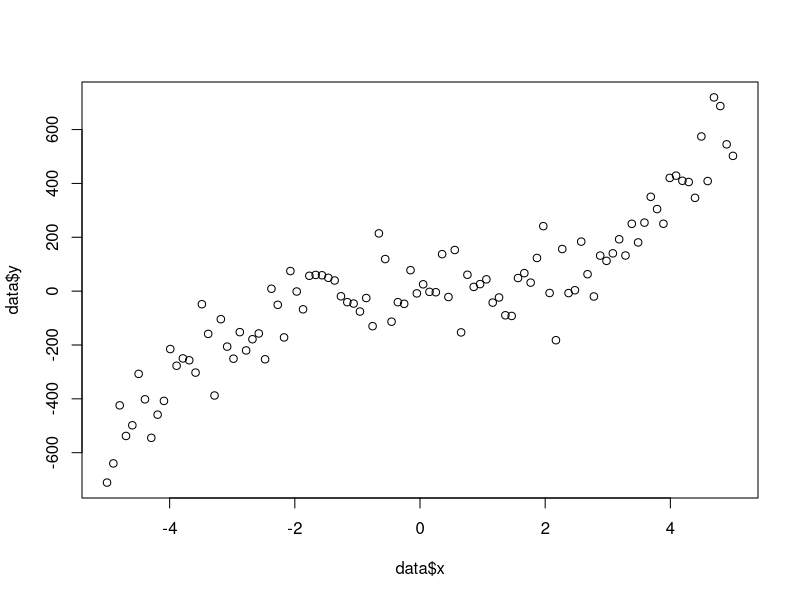
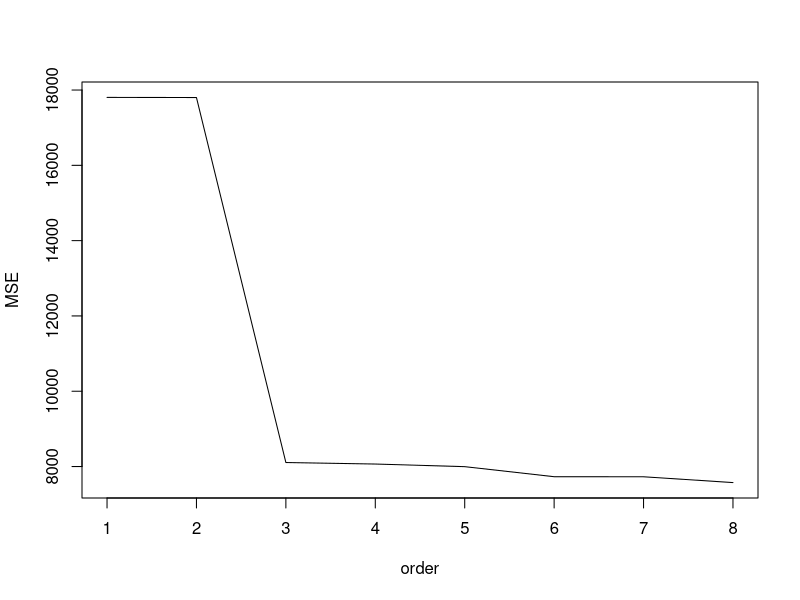
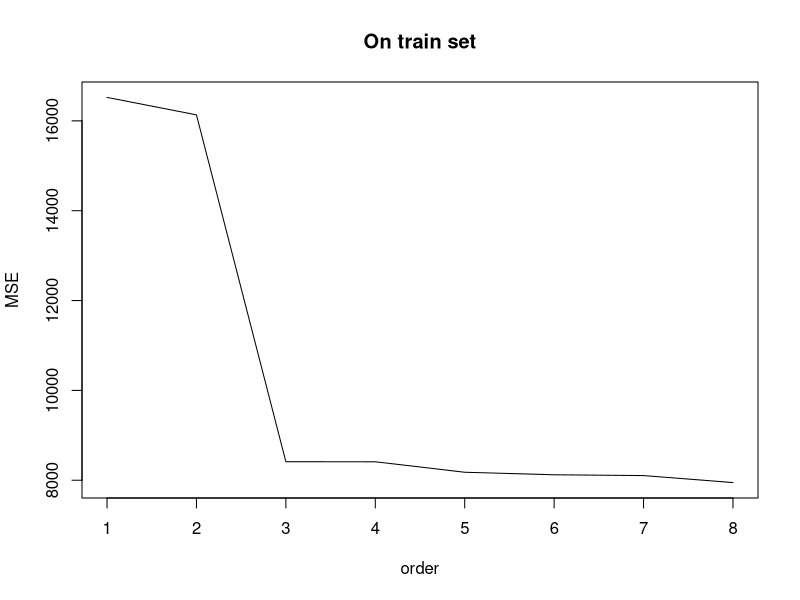
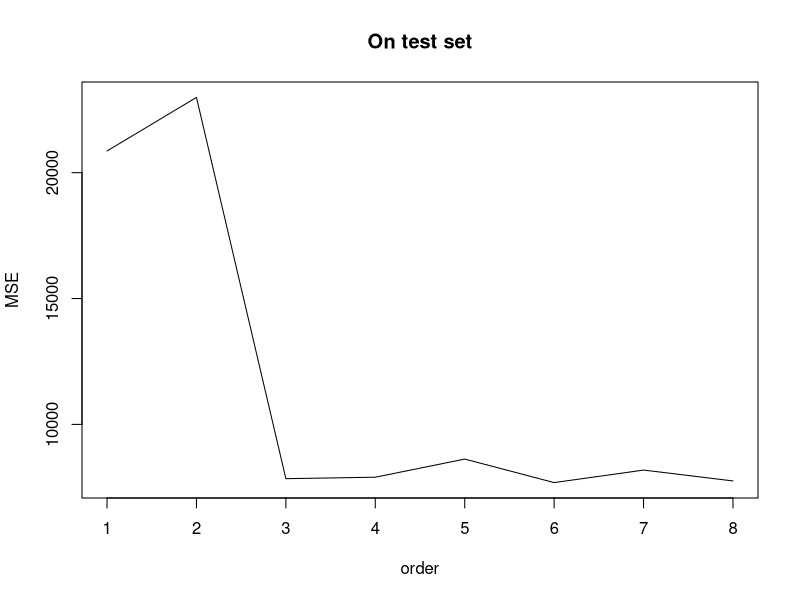
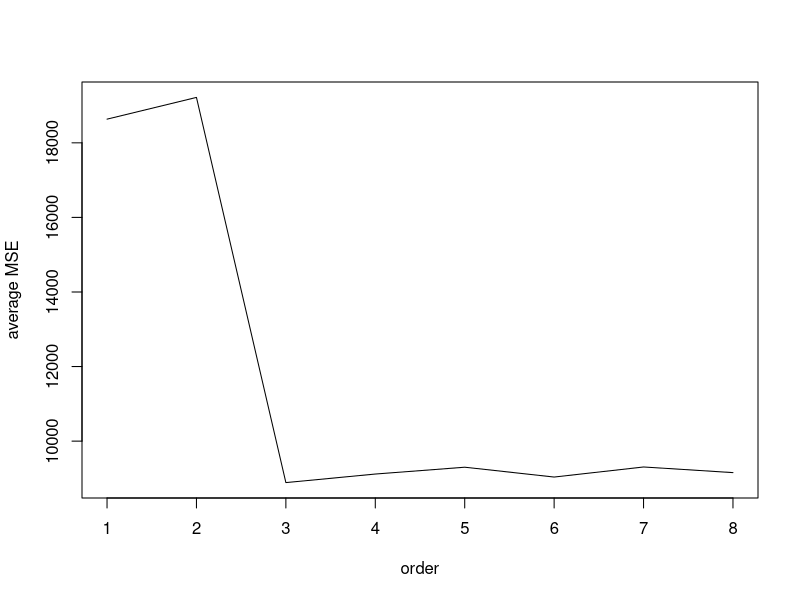
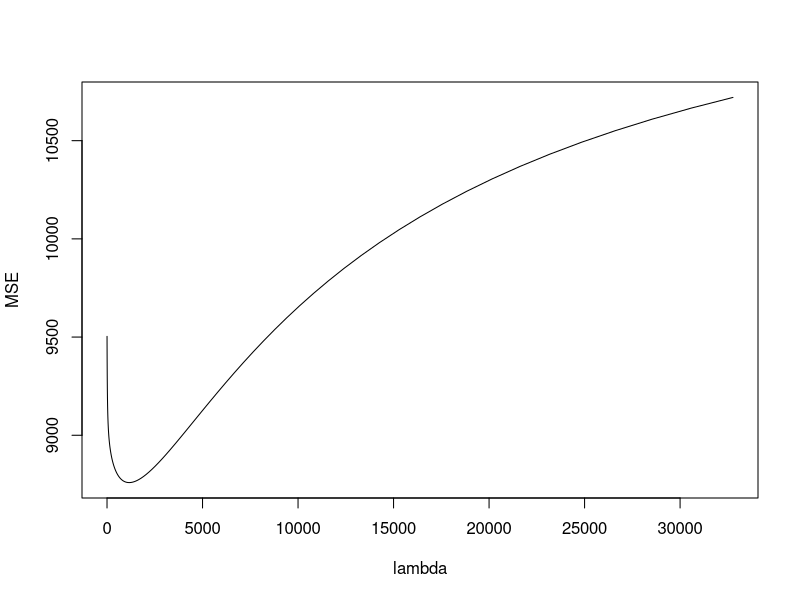
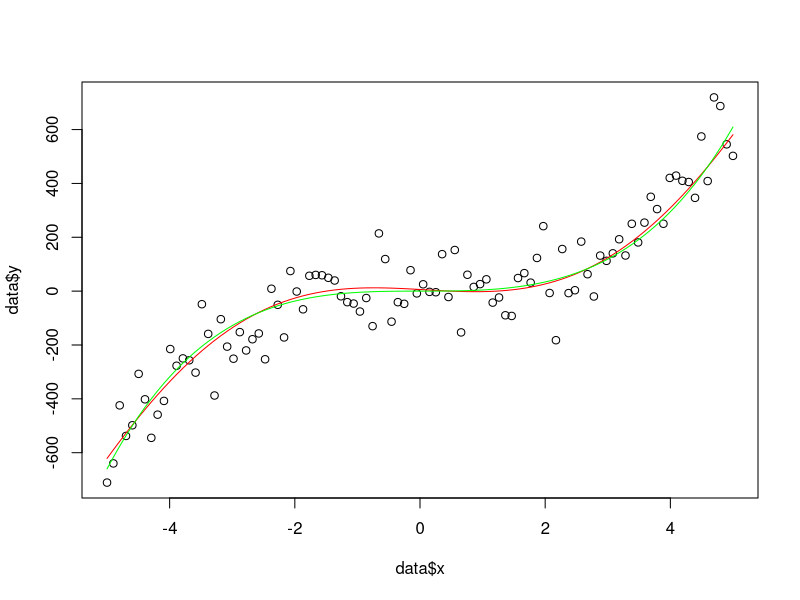

The R script that drew these images, in order:
## ---- chunk 1
knitr::opts_chunk$set(echo = TRUE)
## ---- chunk 2
Generate_Data <- function() {

# Standard deviation of the noise to be added
Noise_std <- 100
 
# Set up the input variable, 100 points between -5 and 5
x <- seq(-5, 5, by=10/(100-1))
 
# Calculate the true function and add some noise
y <- 5*x^3 - x^2 + x + Noise_std*rnorm(length(x), 0, 1)

# Concatenate x and y into a single matrix and return
dim(x) <- c(length(x), 1)
dim(y) <- c(length(y), 1)
Data <- data.frame(x=x,y=y)

return(Data)
}
set.seed(123)
data<-Generate_Data()
plot(data$x,data$y)
## ---- chunk 3
MSE <- function(x, y, PolyOrder) {

# x and y are vectors containing the inputs and targets respectively
# PolyOrder is the order of polynomial model used for fitting
 
NumOfDataPairs <- length(x)

# First construct design matrix of given order
X      <- rep(1, NumOfDataPairs)
dim(X) <- c(NumOfDataPairs, 1)

for (n in 1:PolyOrder){
    X = cbind(X, x^n)
}
Train_X = X
Train_y = y
Paras_hat <- solve( t(Train_X) %*% Train_X , t(Train_X) %*% Train_y)
Test_X = X
Test_y = y 
Pred_y  <- Test_X %*% Paras_hat
MSE <- mean((Pred_y - Test_y)^2)

return(MSE)
}
plot(seq(8), sapply(seq(1:8), function(i) MSE(data$x,data$y, i)), ylab = "MSE", xlab="order", type="l")
## ---- chunk 4


MSE <- function(x, y, PolyOrder) {

# x and y are vectors containing the inputs and targets respectively
# PolyOrder is the order of polynomial model used for fitting
 
NumOfDataPairs <- length(x)

# First construct design matrix of given order
X      <- rep(1, NumOfDataPairs)
dim(X) <- c(NumOfDataPairs, 1)

for (n in 1:PolyOrder){
    X = cbind(X, x^n)
}
set.seed(123)
s<-sample.int(NumOfDataPairs,floor(NumOfDataPairs*0.7))
Train_X = X[s,]
Train_y = y[s]
Paras_hat <- solve( t(Train_X) %*% Train_X , t(Train_X) %*% Train_y)
Test_X = X[-s,]
Test_y = y[-s]
Pred_y  <- Test_X %*% Paras_hat
MSE_test <- mean((Pred_y - Test_y)^2)
MSE_train <- mean((Train_X %*% Paras_hat - Train_y)^2)
return(data.frame(MSE_train,MSE_test))
}
plot(seq(1:8), sapply(seq(1:8), function(i) MSE(data$x,data$y, i)$MSE_train), ylab = "MSE", xlab="order", type="l", main ="On train set")
plot(seq(1:8), sapply(seq(1:8), function(i) MSE(data$x,data$y, i)$MSE_test), ylab = "MSE", xlab="order", type="l", main="On test set")
## ---- chunk 5
LOOCV <- function(x, y, PolyOrder) {

# x and y are vectors containing the inputs and targets respectively
# PolyOrder is the order of polynomial model used for fitting
 
NumOfDataPairs <- length(x)

# First construct design matrix of given order
X      <- rep(1, NumOfDataPairs)
dim(X) <- c(NumOfDataPairs, 1)

for (n in 1:PolyOrder){
    X = cbind(X, x^n)
}

# Initialise CV variable for storing results
CV = matrix(nrow=NumOfDataPairs, ncol=1)

for (n in 1:NumOfDataPairs){
	
	 # Create training design matrix and target data, leaving one out each time
	Train_X <- X[-n, ]
   	Train_y <- y[-n]
   
	# Create testing design matrix and target data
    Test_X <- X[n, ]
    Test_y <- y[n]

	# Learn the optimal paramerers using MSE loss
    
    Paras_hat <- solve( t(Train_X) %*% Train_X , t(Train_X) %*% Train_y)
    Pred_y    <- Test_X %*% Paras_hat;
    
    # Calculate the MSE of prediction using training data
    CV[n]     <- (Pred_y - Test_y)^2
}

Mean_CV <- mean(CV)
SD_CV   <- sd(CV)

print(Mean_CV)
print(SD_CV)

# Concatenate x and y into a single matrix and return
Results <- data.frame(Mean_CV, SD_CV)

return(Results)
}

plot(seq(1:8), sapply(seq(1:8), function(i) LOOCV(data$x,data$y, i)$Mean_CV), ylab = "average MSE", xlab="order", type="l")
## ---- chunk 6
LOOCV_lambda <- function(X,y,lambda){
# X is the matrix of features (including polynomials)
# y is a vector containig the targets
# Lambda is the parameter for ridge regression
 
NumOfDataPairs <- length(y)

# Initialise CV variable for storing results
CV = matrix(nrow=NumOfDataPairs, ncol=1)

for (n in 1:NumOfDataPairs){
	
	 # Create training design matrix and target data, leaving one out each time
	Train_X <- X[-n, ]
   	Train_y <- y[-n]
   
	# Create testing design matrix and target data
    Test_X <- X[n, ]
    Test_y <- y[n]

	# Learn the optimal paramerers using MSE loss
    
    Paras_hat <- solve( t(Train_X) %*% Train_X + lambda*diag(dim(X)[2]) , t(Train_X) %*% Train_y)
    Pred_y    <- Test_X %*% Paras_hat;
    
    # Calculate the MSE of prediction using training data
    CV[n]     <- (Pred_y - Test_y)^2

}
return(mean(CV))
}
## ---- chunk 7
x <-data$x
y <-data$y
PolyOrder <-5

NumOfDataPairs <- length(x)

# First construct design matrix of given order
X      <- rep(1, NumOfDataPairs)
dim(X) <- c(NumOfDataPairs, 1)

for (n in 1:PolyOrder){
    X = cbind(X, x^n)
}

s<-sample.int(NumOfDataPairs,floor(NumOfDataPairs*0.7))
Train_X = X[s,]
Train_y = y[s]
lambdalist <- 2^seq(0,15,by=0.1)
MSE_lambda=sapply(lambdalist, function(lambda) LOOCV_lambda(Train_X,Train_y,lambda))
plot(lambdalist,MSE_lambda, xlab="lambda", ylab="MSE", type="l") 
lambda <-lambdalist[which.min(MSE_lambda)]


Paras_hat <- solve( t(Train_X) %*% Train_X , t(Train_X) %*% Train_y)
Paras_hat_lambda <- solve( t(Train_X) %*% Train_X + lambda*diag(dim(Train_X)[2]) , t(Train_X) %*%Train_y)

Pred_y  <- X %*% Paras_hat
Pred_y_lambda  <- X %*% Paras_hat_lambda

plot(data$x,data$y)
lines(data$x,Pred_y, col="red")
lines(data$x,Pred_y_lambda, col="green")

Test_X = X[-s,]
Test_y = y[-s]
Pred_test_y  <- Test_X %*% Paras_hat
Pred_test_y_lambda  <- Test_X %*% Paras_hat_lambda
MSE<- mean((Pred_test_y-Test_y)^2)
MSE_lambda<- mean((Pred_test_y_lambda-Test_y)^2)
